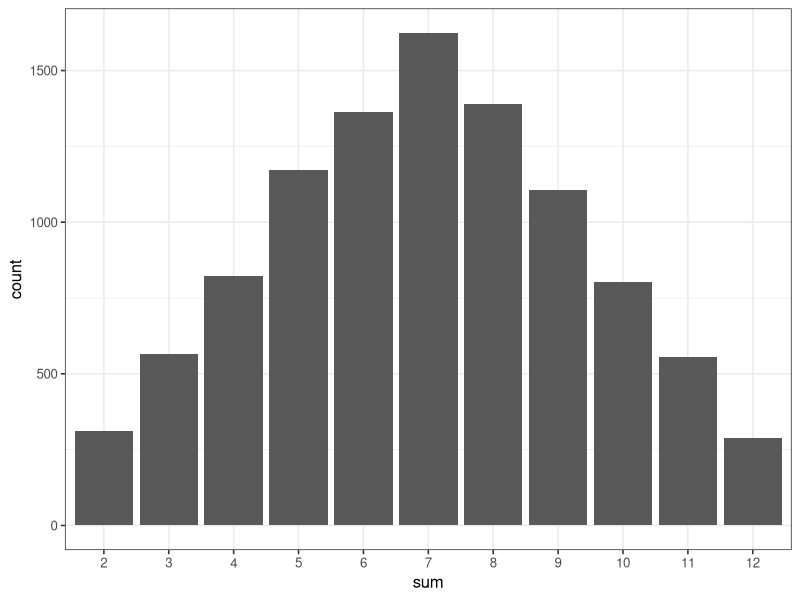
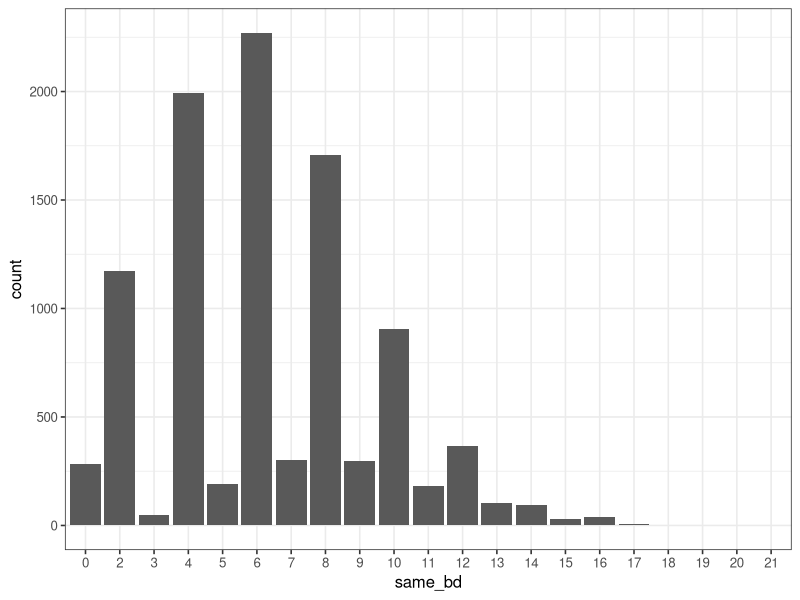
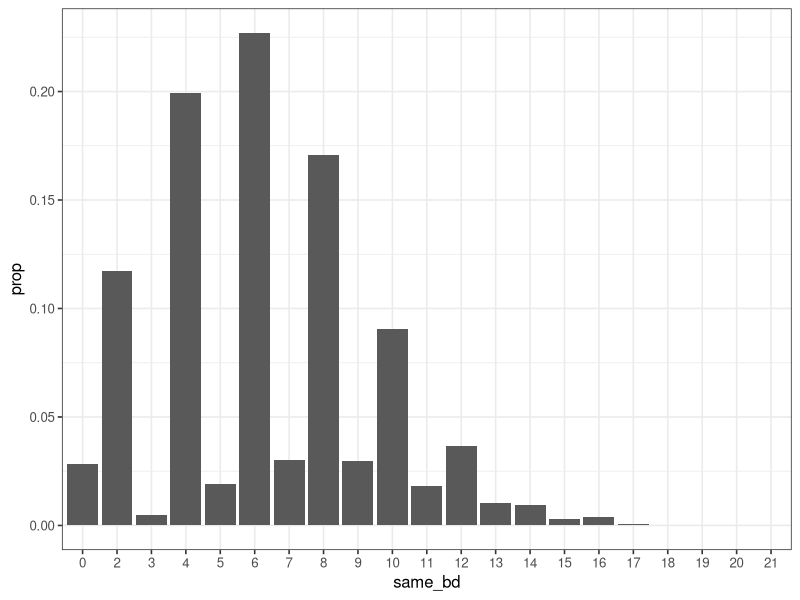
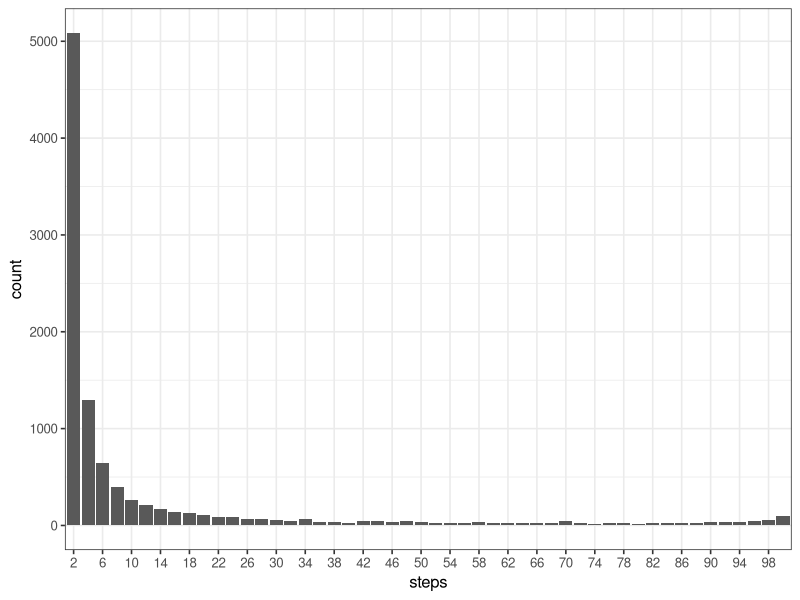
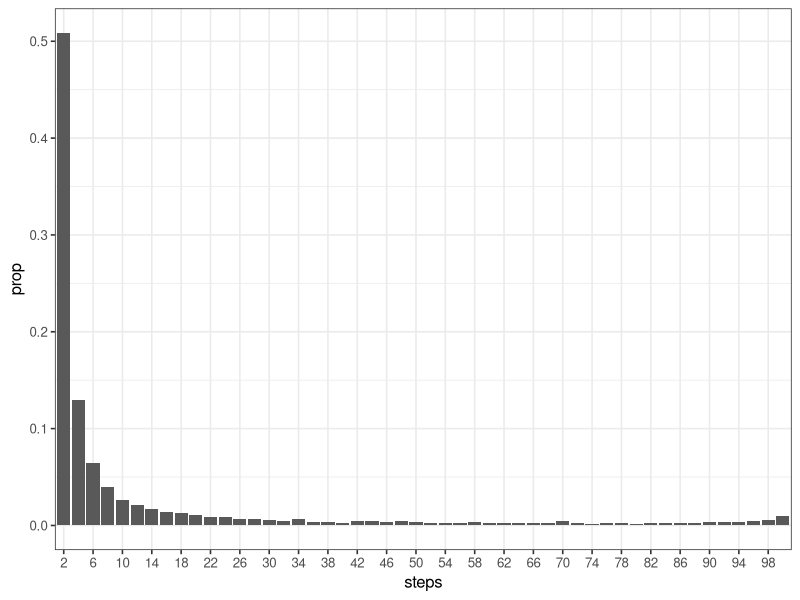
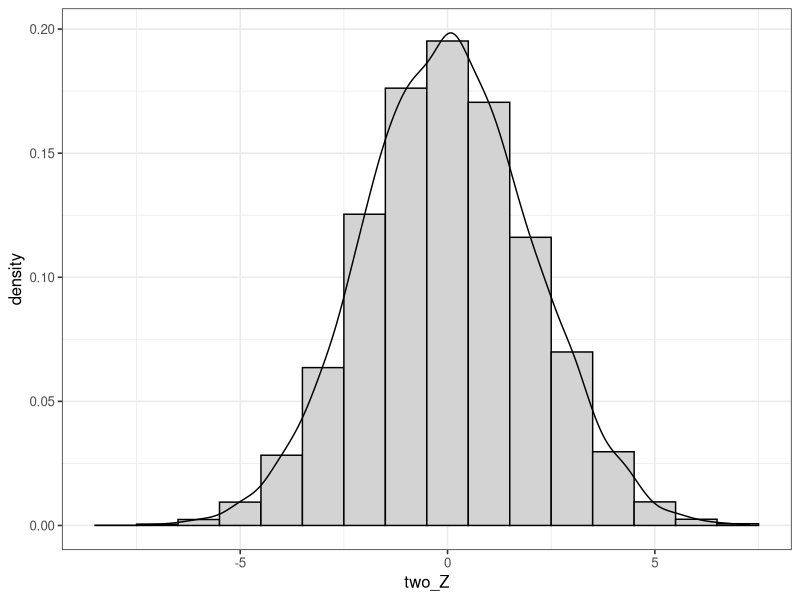
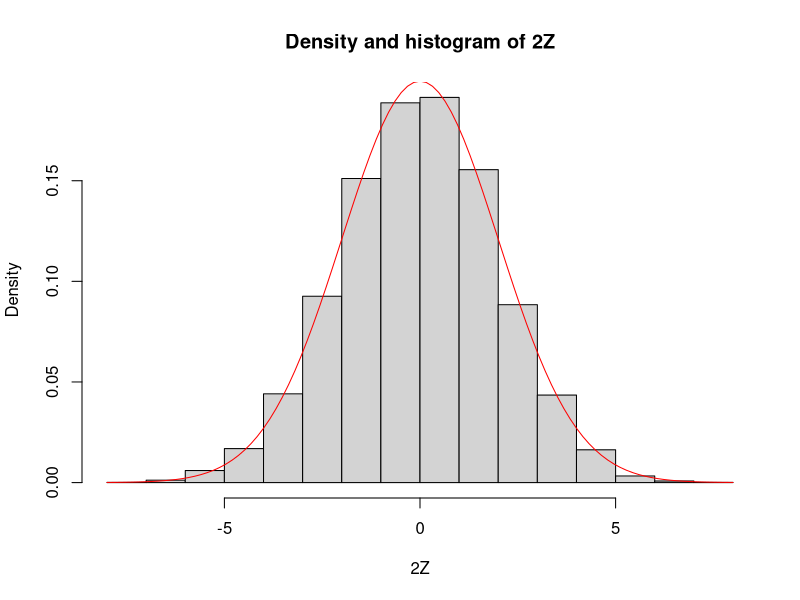
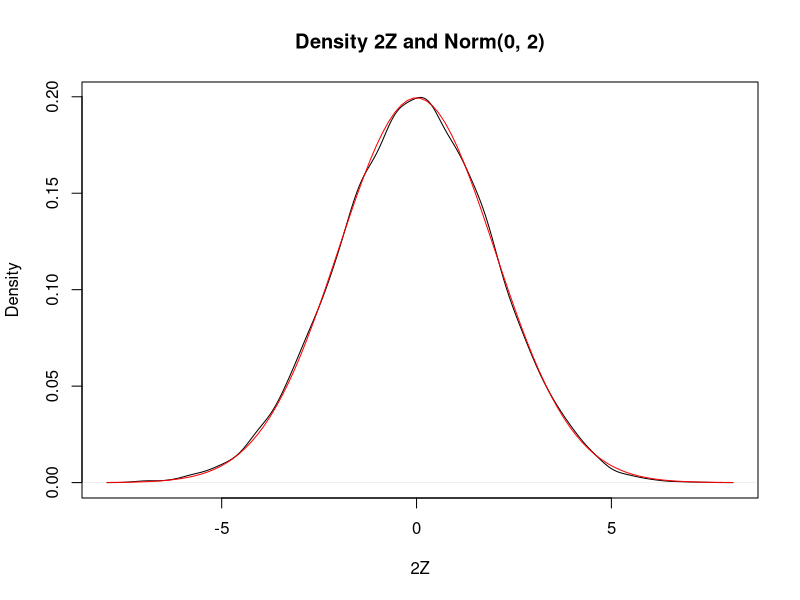

Recreate these plots in R, in order.
## ---- chunk 1
knitr::opts_chunk$set(echo = TRUE)

options(dplyr.summarise.inform = FALSE)


library(tidyverse)

# set theme used for plotting
theme_set(theme_bw(base_size = 12))
## ---- chunk 2
## Exmaple 5.1

Z <- rnorm(10000)
head(Z)

head(Z,10)

bigZ <- (Z > 1)
head(bigZ)

sum(bigZ == TRUE) / 10000
sum(bigZ) / 10000

mean(bigZ)
mean(Z > 1)
## ---- chunk 3
sample_size <- 10000

nrv <- 
  tibble(Z = rnorm(sample_size),
         big_z = (Z >1))

nrv

nrv_mean <- 
  tibble(
    n = sample_size,
    `P(Z > 1)` = mean(nrv$big_z)
  )

# útles úrskut
nrv_mean$`P(Z > 1)`

# útless tibble
nrv_mean
## ---- chunk 4
# Example 5.2

Z <- rnorm(10000)
mean(Z^2 > 1)

## ---- chunk 5
# Example 5.3

Z <- rnorm(10000)
mean(Z)

sd(Z)
## ---- chunk 6
# Example 5.4

Z <- rnorm(10000)
mean(Z)

sd(Z^2)
## ---- chunk 7
# Example 5.5

X <- rnorm(10000)
Y <- rnorm(10000)
mean(X * Y > 1)

W <- rnorm(10000) * rnorm(10000)
mean(W > 1)
## ---- chunk 8
# Example 5.6

X <- replicate(10000,{
  dieRoll <- sample(1:6, 2, TRUE)
  sum(dieRoll)
})
mean(X == 5)

# Telur upp hvussu nógv er av hvørjum
table(c(1,1,1,1,1,2,2,3,5,1))

X <- replicate(10000,{
  dieRoll <- sample(1:6, 2, TRUE)
  sum(dieRoll)
})
table(X)

# Fært tað út í %
table(X) / 10000

proportions(table(X))

## ---- chunk 9
sample_size <- 10000 

sum_dice <- replicate(sample_size, {
  dieRoll <- sample(1:6, 2, TRUE)
  sum(dieRoll)
})
two_dice <- tibble(
  sum = as_factor(sum_dice))
two_dice

ggplot(two_dice) +
  geom_bar(mapping = aes(x = sum))
## ---- chunk 10
# Example 5.7

# Sample 
birthdays <- sample(1:365, 50, replace = TRUE)

# tel hvussu  
table(birthdays)

# 
table(birthdays) > 1

# 
table(birthdays)[table(birthdays) > 1]

# rokna samlað antal av persónum við sama føðingardegi fyri eina samling av 60
sum(table(birthdays)[table(birthdays) > 1])

#  replicekrea samlingina og útrokna
total_same <- replicate(10000, {
  birthdays <- sample(1:365, 50, replace = TRUE)
  sum(table(birthdays)[table(birthdays) > 1])
})

# total_same
# pmf <- proportions(table(total_same))
# pmf

## ---- chunk 11
# Exmaple 5.7 (continued)

# ger tibble við úrslitinum frá simulatiónini
simulation <- tibble(
  same_bd = factor(total_same, levels = seq(0,50))
)
simulation

# plot av fordeilingini av same_bd - count
ggplot(simulation) +
  geom_bar(mapping = aes(x = same_bd))

# plot av fordeilingini av same_bd - prop
ggplot(simulation) +
  geom_bar(mapping = aes(x = same_bd, y = after_stat(prop), group = 1))

## ---- chunk 12
# Example 5.8
# You toss a coin 100 times. After each toss, either there have been more heads, more tails, or the same number of heads and tails. Let X be the number of times in the 100 tosses that there were more heads than tails. Estimate the pmf of X

# flip 100 coins
coin_flips <- sample(c("H", "T"), 100, replace = TRUE)
coin_flips[1:10]

# calculate the cumulative number of heads or tails so far
num_heads <- cumsum(coin_flips == "H")
num_tails <- cumsum(coin_flips == "T")
num_heads[1:10]

num_tails[1:10]

# calculate the number of times there were more heads than tails
sum(num_heads > num_tails)

flip_100 <- replicate(100000, {
  coin_flips <- sample(c("H", "T"), 100, replace = TRUE)
  num_heads <- cumsum(coin_flips == "H")
  num_tails <- cumsum(coin_flips == "T")
  sum(num_heads > num_tails)
})
# pmf <- proportions(table(X))
# pmf


# ger tibble
simulation <- tibble(
  more_heads = factor(flip_100, levels = seq(0,100))
)
simulation

# .... plotta manglar
## ---- chunk 13
# Example 5.9

# Suppose you have a bag full of marbles; 50 are red and 50 are blue. You are standing on a number line, and you draw a marble out of the bag. If you get red, you go left one unit. If you get blue, you go right one unit. This is called a random walk. You draw marbles up to 100 times, each time moving left or right one unit. Let X be the number of marbles drawn from the bag until you return to 0 for the first time. The rv X is called the first return time since it is the number of steps it takes to return to your starting position.


# Estimate the pmf of X.
# First, simulate the steps of the walk, with 1 and -1 representing steps right and left.
movements <- sample(rep(c(1, -1), times = 50), 100, replace = FALSE)
movements[1:10]

cumsum(movements)[1:10]

which(cumsum(movements[1:10]) == 0)
which(cumsum(movements) == 0)

min(which(cumsum(movements) == 0))


# EXAMPLE IN BOOK
# X <- replicate(10000, {
#   movements <- sample(rep(c(1, -1), times = 50), 100, replace = FALSE)
#   min(which(cumsum(movements) == 0))
# })
# pmf <- proportions(table(X))
# plot(pmf,
#   main = "First return time for a 100 step random walk",
#   xlab = "Steps to return",
#   ylab = "Probability"
# )


# EXAMPLE IN TIDYVERSE
first_rt <- replicate(10000, {
  movements <- sample(rep(c(1, -1), times = 50), 100, replace = FALSE)
  min(which(cumsum(movements) == 0))
})

# ger tibble við úrslitinum frá simulatiónini
simulation <- tibble(
  steps = factor(first_rt, levels = seq(2, 100))
)
simulation

#  plot av fordeilingini - count
ggplot(simulation) +
  geom_bar(mapping = aes(x = steps)) +
  scale_x_discrete(breaks = seq(2, 100, 4))

# plot av fordeilingini - prop
ggplot(simulation) +
  geom_bar(mapping = aes(x = steps, y = after_stat(prop), group = 1)) +
  scale_x_discrete(breaks = seq(2, 100, 4))
## ---- chunk 14
# Examploe 5.10

# EXAMPLE IN BOOK
Z <- rnorm(10000)
twoZ <- 2*Z

# plot(density(twoZ),
#   main = "Density of 2Z",
#   xlab = "2Z"
# )

# hist(twoZ,
#   probability = TRUE,
#   main = "Histogram of 2Z",
#   xlab = "2Z"
# )

# EXAMPLE IN TIDYVERSE
Z <- rnorm(10000)
two_Z <- 2*Z

ggplot() +
  geom_histogram(mapping = aes(x = two_Z, y = after_stat(density)),
                               binwidth = 1, color = "black", fill = "lightgray") +
  geom_density(aes(x=two_Z))

## ---- chunk 15
# Example 5.11

# EXAMPLE IN BOOK
hist(twoZ,
  probability = TRUE,
  main = "Density and histogram of 2Z",
  xlab = "2Z"
)
curve(dnorm(x, 0, 2), add = TRUE, col = "red")

plot(density(twoZ),
  xlab = "2Z",
  main = "Density 2Z and Norm(0, 2)"
)
curve(dnorm(x, 0, 2), add = TRUE, col = "red")

# EXAMPLE IN TIDYVERSE
ndata <- tibble(
  x = seq(-10, 10, 0.1),
  y = dnorm(x, 0, 2)
)

# Histogram and denisty of 2z
ggplot() +
  geom_histogram(mapping = aes(x = two_Z, y = after_stat(density)),
                               binwidth = 1, color = "black", fill = "lightgray") +
  geom_density(aes(x=two_Z)) +
  geom_line(data=ndata, aes(x = x, y = y), color = "red")
  
## ---- chunk 16
# Example 5.12

# EXAMPLE IN BOOK
W <- log(abs(rnorm(10000)))
plot(density(W),
  main = "Density of log|Z|",
  xlab = "log|Z|"
)

# EXAMPLE IN TIDYVERSE
logdata <- tibble(
  Z = rnorm(10000),
  W = log(abs(Z))
)

ggplot(logdata) +
  geom_histogram(mapping = aes(x = W, y = after_stat(density)))
## ---- chunk 17
# Example 5.13

X <- runif(10000, -1, 1)
plot(density(X),
  main = "Density of Unif[-1,1]",
  xlab = "X"
)
curve(dunif(x, -1, 1), add = TRUE, col = "red")

hist(X,
  probability = TRUE,
  main = "Histogram of Unif[-1,1]",
  xlab = "X"
)

## ---- chunk 18
# Example 5.14

Z1 <- rnorm(10000)
Z2 <- rnorm(10000)
plot(density(Z1 + Z2),
  main = "Sum of two standard normal rvs",
  xlab = expression(Z[1] + Z[2])
)
curve(dnorm(x, 0, sqrt(2)), add = TRUE, col = "red")

# TIDYVERSE

Z1 <- rnorm(10000)
Z2 <- rnorm(10000)

`Z1+Z2` <- Z1 + Z2

ggplot() +
  geom_histogram(mapping = aes(x = `Z1+Z2`, y = after_stat(density)),
                 binwidth = 0.2, color = "black", fill = "lightgray") +
  geom_density(aes(x = `Z1+Z2`))

ndata <- tibble(
  x = seq(-6,6,0.1),
  y = dnorm(x, 0, sqrt(2))
)

ggplot() +
  geom_histogram(mapping = aes(x = `Z1+Z2`, y = after_stat(density)),
                 binwidth = 0.2, color = "black", fill = "lightgray") +
  geom_density(aes(x = `Z1+Z2`)) +
  geom_line(data=ndata, aes(x = x, y = y), color = "red")

## ---- chunk 19
# Example 5.15

Z <- rnorm(10000)
hist(Z^2,
  probability = T,
  xlab = expression(Z^2)
)
curve(dchisq(x, df = 1), add = TRUE, col = "red")

# EXAMPLE IN TIDYVERSE
# Z_sq
## ---- chunk 20
# Example 5.16

W <- replicate(10000, {
  X <- rexp(1, 2)
  Y <- rexp(1, 2)
  X + Y
})

hist(W,
  probability = TRUE,
  main = "Sum of exponentials is gamma",
  xlab = "X + Y",
  ylim = c(0, .72) # so the top of the curve is not clipped
)
curve(dgamma(x, shape = 2, rate = 2), add = TRUE, col = "red")

# EXAMPLE IN TIDYVERSE
gammadata <- tibble(
  x = seq(0, 10, 0.1),
  y = dgamma(x, shape = 2, rate = 2)
)


ggplot() +
  geom_histogram(mapping = aes(x = W, y = after_stat(density)),
                 binwidth = 0.5, color = "black", fill = "lightgray") +
  geom_line(data=gammadata, aes(x = x, y = y), color = "red")
## ---- chunk 21

